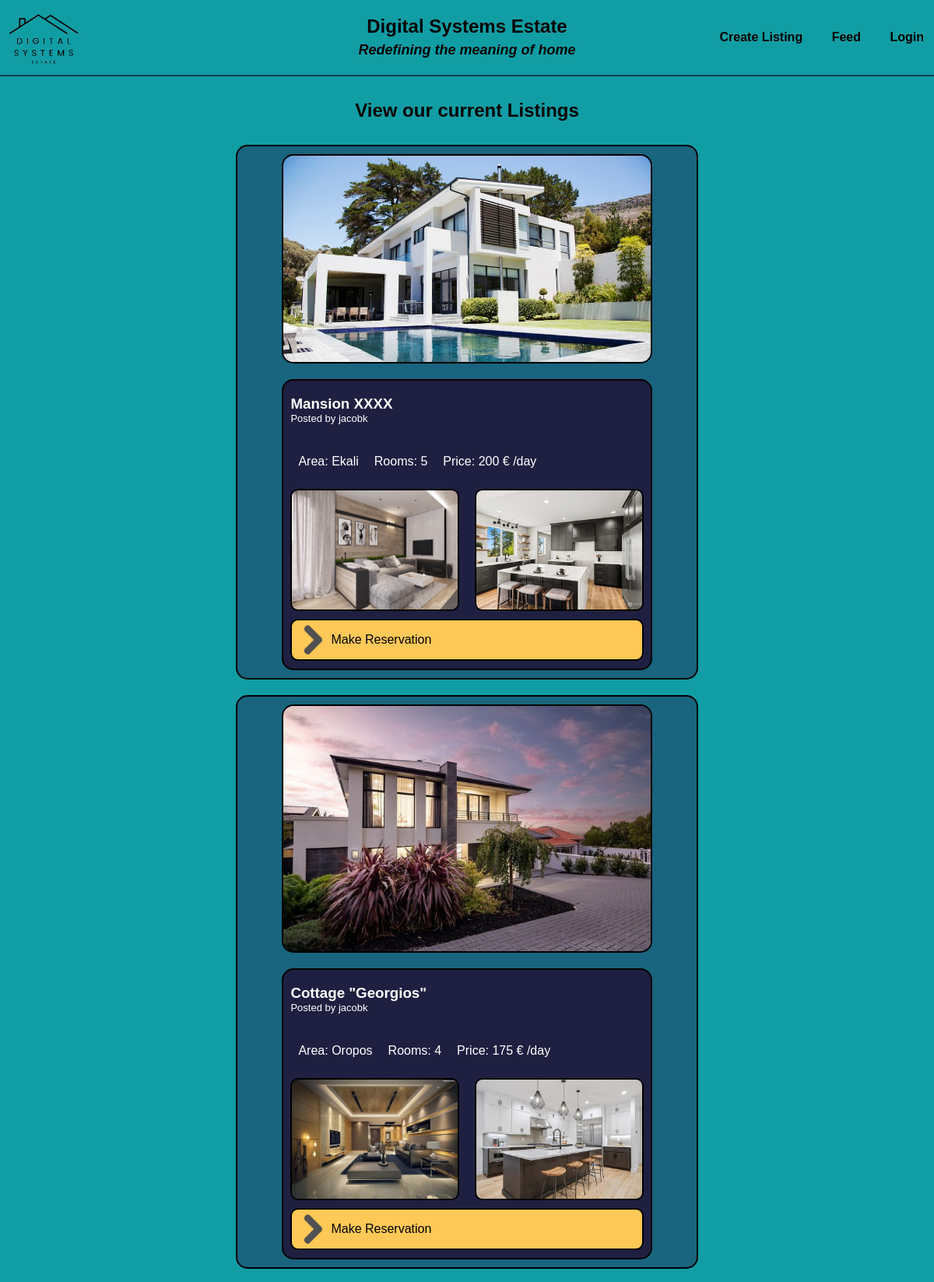
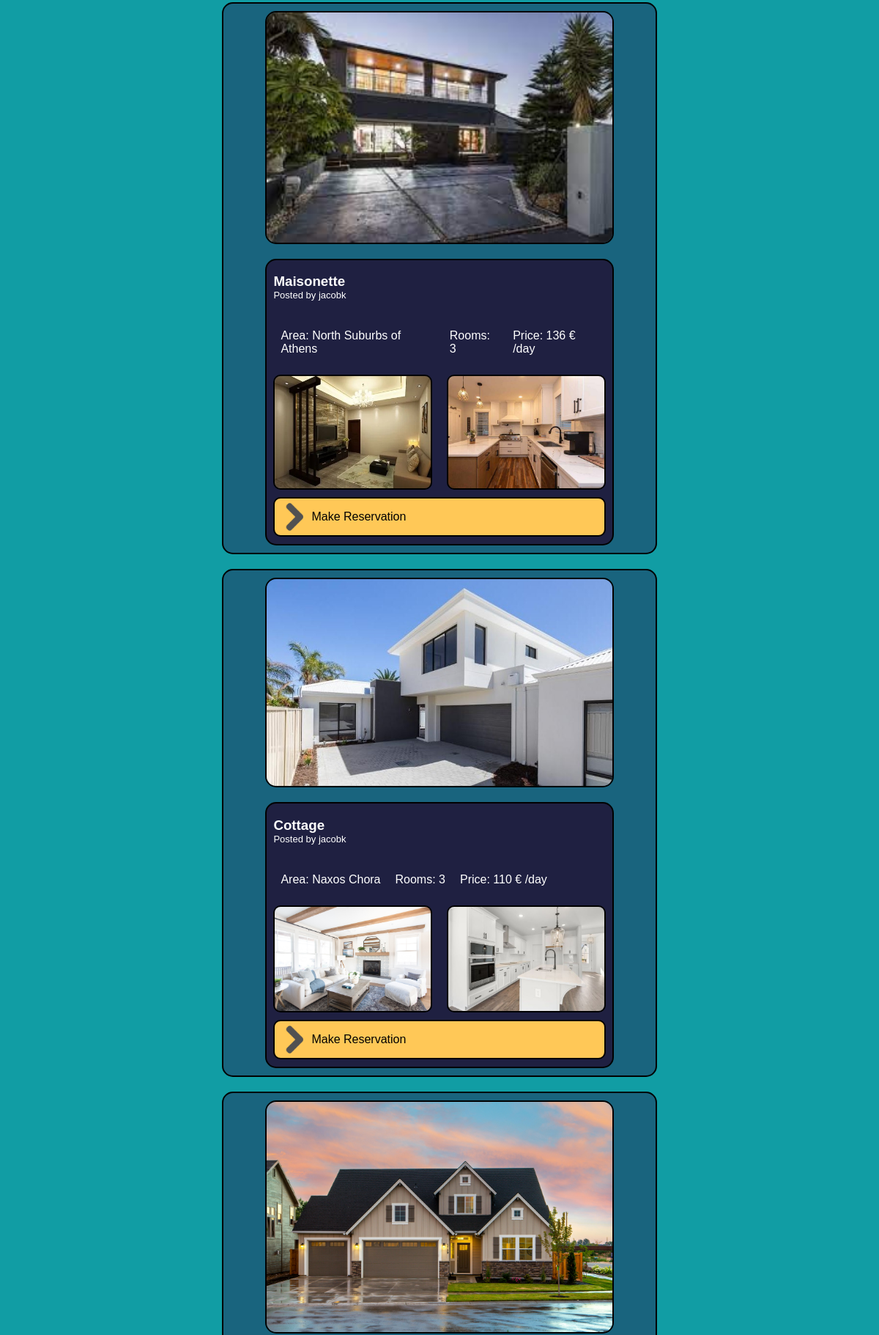
/client/feed.php (upper part), run on the app's committed database (2 pictures, top to bottom).
### tables this page shows
CREATE TABLE `listings` (
  `listingID` int(11) NOT NULL,
  `photoLocation` varchar(30) NOT NULL,
  `title` varchar(30) NOT NULL,
  `area` varchar(30) NOT NULL,
  `rooms` int(2) NOT NULL,
  `price` float NOT NULL,
  `userID` int(11) NOT NULL
);

CREATE TABLE `users` (
  `userID` int(11) NOT NULL,
  `name` varchar(15) NOT NULL,
  `surname` varchar(20) NOT NULL,
  `username` varchar(20) NOT NULL,
  `password` varchar(10) NOT NULL,
  `mail` varchar(35) NOT NULL
);

### client/feed.php (the view, shortened to what this page needs)
<!DOCTYPE html>
<html>
<head>
    <link rel="stylesheet" href="styles/menu.css">
    <link rel="stylesheet" href="styles/listings.css">
    <link rel="stylesheet" href="styles/footer.css">
</head>
<body>
    <header>
        <div class="menu">
            <div class="divLogoButton">
                <a class="logoButton" href="feed.php">
                    <img style="height: 80px;" alt="DS Logo" src="../assets/logo/main2.png"/>
                </a>
            </div>
            <div class="menuTitle">
                <h2>Digital Systems Estate <br>
                    <i>Redefining the meaning of home</i>
                </h2>
            </div>
            <div class="navBar">
                <a class="navButtons" href="create.php">Create Listing</a>
                <a class="navButtons" href="feed.php">Feed</a>
                <?php
                    if (isset($_SESSION['userID'])) {
                        echo "<a class='navButtons' href='logout.php'>Logout</a>";
                    } else {
                        echo "<a class='navButtons' href='login.php'>Login</a>";
                    }
                ?>
            </div>
        </div>
    </header>
    <div class="listings">
        <?php
            $servername = "localhost";
            $username = "root";
            $password = "";
            $dbname = "ds_estate";
            $conn = new mysqli($servername, $username, $password, $dbname);
            $sql = "SELECT * FROM listings";
            $result = $conn->query($sql);
            $json_array = [];
            if ($result -> num_rows > 0){
                while($row = $result -> fetch_assoc()) {
                    $json_array[] = $row;
                }
            }
            if(!empty($json_array)) {
                if (isset($_SESSION['userID'])) {
                    echo "<h2>Welcome back {$_SESSION['username']}!<br><br>View our current Listings</h2>";
                } else {
                    echo "<h2>View our current Listings</h2>";
                }
                foreach($json_array as $data) {
                    echo "<div class=\"listingBox\">";
                        echo "<img class=\"listingImg\" alt=\"House {$data["listingID"]} \" src=\"{$data["photoLocation"]}/1.jpg\"/>";
                        echo "<div class=\"listingInfo\">";
                            echo "<div class=\"listingDetails\">";
                                echo "<div class=\"listingTitle\">";
                                    echo "<h3> {$data["title"]} </h3>";
                                    $usersql = "SELECT username FROM users WHERE userID = '{$data["userID"]}'";
                                    $userResult = $conn->query($usersql);
                                    if ($userResult->num_rows > 0) {
                                        $json_user_array = array();
                                        while ($row = $userResult->fetch_assoc()) {
                                            $json_user_array[] = $row;
                                        }
                                        foreach ($json_user_array as $userData) {
                                            echo "<p style=\"font-size: small;\">Posted by {$userData["username"]}</p>";
                                        }
                                    } else {
                                        echo "<p style=\"font-size: small;\">Error getting the user</p>";
                                    }
                                echo "</div>";
                                echo "<ul class=\"listingData\">";
                                    echo "<li> Area: {$data["area"]} </li>";
                                    echo "<li> Rooms: {$data["rooms"]} </li>";
                                    echo "<li> Price: {$data["price"]} € /day </li>";
                                echo "</ul>";
                            echo "</div>";
                            echo "<div class=\"extraImages\">";
                                echo "<img class=\"extraImg\" alt=\"House {$data["listingID"]} \" src=\"{$data["photoLocation"]}/2.jpg\"/>";
                                echo "<img class=\"extraImg\" alt=\"House {$data["listingID"]} \" src=\"{$data["photoLocation"]}/3.jpg\"/>";
                            echo "</div>";
                                echo "<div class=\"listingButton\">";
                                echo "<a class = \"reserveButton\" href=\"book.php?listingID={$data["listingID"]}\">";
                                    echo "<img style=\"height: 50px;\" src=\"../assets/button/arrow.png\"/>";
                                    echo "Make Reservation";
                                echo "</a>";
                            echo "</div>";
                        echo "</div>";
                    echo "</div>";
                }
            } else {
                if (isset($_SESSION['userID'])) {
                    echo "<h2>Welcome back {$_SESSION['username']}!<br><br>Currently there are no listings<br><br>Why don't you create one?</h2>";
                } else {
                    echo "<h2>Currently there are no listings</h2>";
                }
            }
        ?>
    </div>
</body>
</html>

### client/styles/menu.css (style rules this page uses)
body { margin: 0; padding: 0; font-family: Arial, Helvetica, sans-serif; background-color: #119da4; color: black; }
.menu { display: flex; flex-wrap: wrap; flex-direction: row; justify-content: space-between; align-items: center; height: auto; background-color: #119da4; border-bottom: 2px ridge #19647e; }
.divLogoButton { width: 25%; flex-grow: 1; }
.logoButton { border: none; background-color: transparent; padding-left: 10px; padding-right: 20px; }
.menuTitle { width: 50%; flex-grow: 1; text-align: center; }
.menuTitle > h2 > i { font-size: large; }
.navBar { width: 25%; display: flex; flex-wrap: wrap; flex-direction: row; align-items: center; }
.navButtons { padding: 3px; font-weight: 600; color: black; text-align: center; margin: 0 10px; text-decoration: none; margin-left: auto; }

### client/styles/listings.css (style rules this page uses)
.listings { width: auto; display: flex; flex-direction: column; align-items: center; background-color: #119da4; padding: 10px; }
.listings h2 { text-align: center; color: black; }
.listingBox { margin: 10px 0; width: 70%; display: flex; flex-direction: column; border: 2px solid black; border-radius: 15px; background-color: #19647e; overflow: hidden; }
.listingImg { margin: 10px; margin-left: auto; margin-right: auto; width: 80%; border: 2px solid black; border-radius: 15px; }
.listingInfo { display: flex; flex-direction: column; justify-content: space-between; margin: 10px 0; margin-left: auto; margin-right: auto; width: 80%; border: 2px solid black; border-radius: 15px; background-color: #1f2041; color: white; }
.listingDetails { display: flex; flex-direction: column; margin-left: 2%; margin-right: 2%; }
.listingTitle > h3 { margin-bottom: 0; }
.listingTitle > p { margin-top: 0; }
.listingData { display: flex; justify-content: space-between; list-style-type: none; padding: 0; }
.listingData > li { float: left; font-weight: 500; padding: auto; padding: 10px; }
.extraImages { display: flex; flex-direction: row; justify-content: space-between; margin-bottom: 10px; margin-left: 2%; margin-right: 2%; }
.extraImg { display: flex; width: 47%; border: 2px solid black; border-radius: 10px; }
.reserveButton { display: flex; height: 50px; margin-left: 2%; margin-right: 2%; border: 2px solid black; border-radius: 10px; margin-bottom: 10px; background-color: #ffc857; text-decoration: none; color: black; align-items: center; }

### client/feed.php (style rules this page uses)
@media (max-width: 4000px) { .listingBox { width: 50%; } }
@media (max-width: 4000px) { .listingDetails { flex-direction: column; align-items: flex-start; } }
@media (max-width: 4000px) { .listingTitle { flex: 1; } }
@media (max-width: 4000px) { .listingData { flex: 1; justify-content: center; } }

### data on the page
listings: photoLocation (picture), title "Mansion ΧΧΧΧ", area "Ekali", rooms "5", price "200"
users: username "jacobk"
listings: photoLocation (picture), title "Cottage \"Georgios\"", area "Oropos", rooms "4", price "175"
listings: photoLocation (picture), title "Maisonette", area "North Suburbs of Athens", rooms "3", price "136"
listings: photoLocation (picture), title "Cottage", area "Naxos Chora", rooms "3", price "110"
listings: photoLocation (picture)
